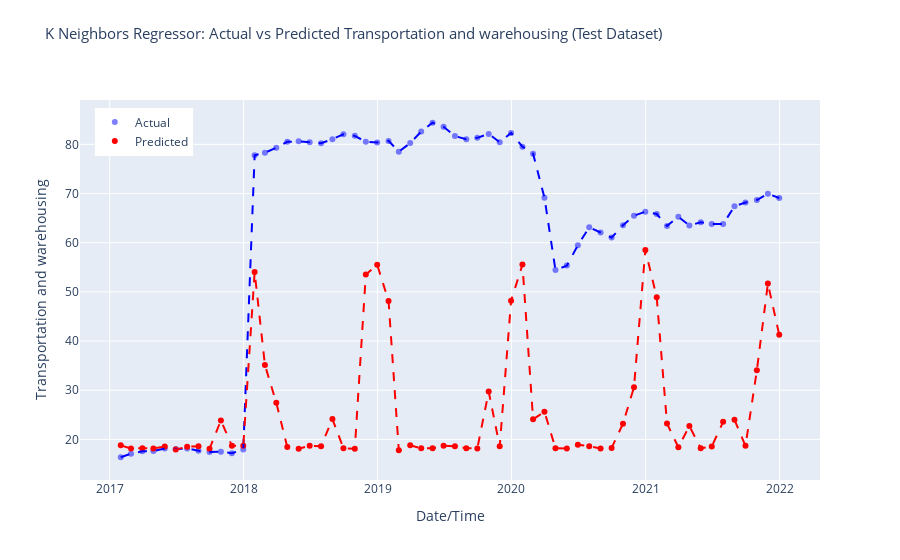

The notebook cell this image was saved under:
### Code cell
# Sort predictions DataFrame by index
predictions.sort_index(inplace=True)

# Create Plotly figure
fig = make_subplots(rows=1, cols=1, shared_xaxes=True, shared_yaxes=True)

# Add scatter plot for actual values
fig.add_trace(go.Scatter(x=predictions.index, y=predictions['Transportation and warehousing'],
                         mode='markers', marker=dict(color='blue', opacity=0.5),
                         name='Actual'), row=1, col=1)

# Add scatter plot for predicted values
fig.add_trace(go.Scatter(x=predictions.index, y=predictions['prediction_label'],
                         mode='markers', marker=dict(color='red'),
                         name='Predicted'), row=1, col=1)

# Add lines for sorted actual values
fig.add_trace(go.Scatter(x=predictions.index, y=predictions['Transportation and warehousing'].sort_index(),
                         mode='lines', line=dict(color='blue', dash='dash'),
                         showlegend=False), row=1, col=1)

# Add lines for sorted predicted values
fig.add_trace(go.Scatter(x=predictions.index, y=predictions['prediction_label'].sort_index(),
                         mode='lines', line=dict(color='red', dash='dash'),
                         showlegend=False), row=1, col=1)

fig.update_layout(title_text='K Neighbors Regressor: Actual vs Predicted Transportation and warehousing (Test Dataset)',
                  title_font_size=15, title_y=0.95, 
                  xaxis_title='Date/Time', yaxis_title='Transportation and warehousing',
                  legend=dict(x=0.02, y=0.98),
                  grid=dict(rows=1, columns=1, ygap=0.2))

# Show interactive plot
fig.show()
